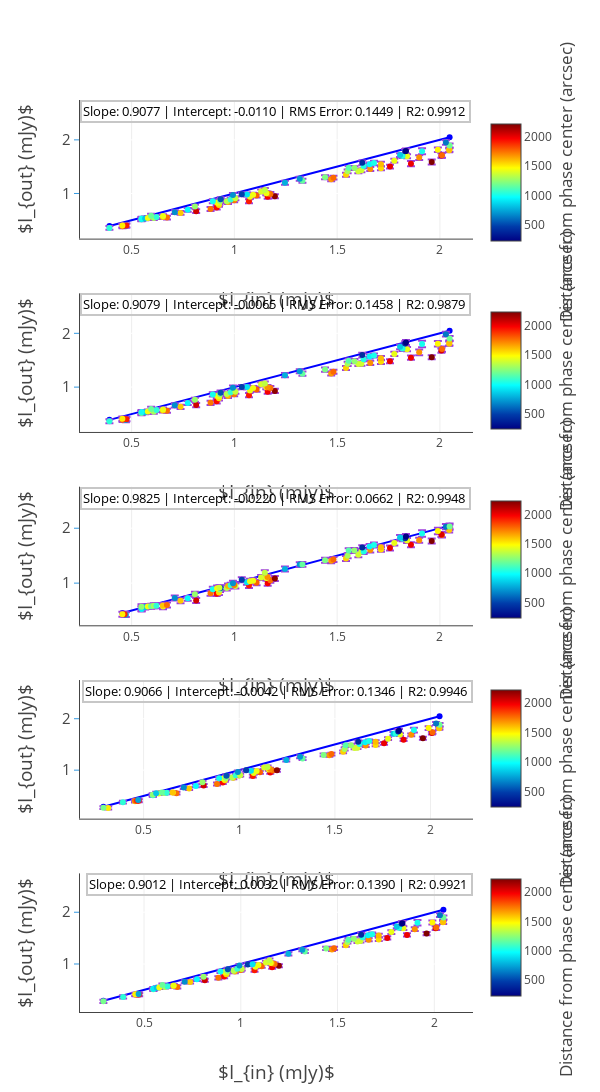

This figure's notebook cell:
### Code cell
data = []
im_titles =[]
flux_im = dict()
for input_model, output_model in sorted(models_compare.items()):
    header = output_model[:-9]
    #im_titles.append('<b>{:s} flux density</b>'.format(header.upper()))

fig = tools.make_subplots(rows=len(models_compare.keys()), cols=1, shared_yaxes=False, print_grid=False,
                          vertical_spacing=0.06, subplot_titles=sorted(im_titles))
j = 0
i = -1
counter = 0
flux_im = dict()
I_min_max = []
err_I_min_max = []
annotate = []
for input_model, output_model in sorted(models_compare.items()):
    i += 1
    counter += 1
    name_labels = []
    flux_in_data = []
    flux_out_data = []
    source_scale = []
    phase_center_dist = []
    flux_out_err_data = []
    heading = output_model[:-9]
    for n in range(len(results[heading]['flux'])):
        flux_out_data.append(results[heading]['flux'][n][0])
        flux_out_err_data.append(results[heading]['flux'][n][1])
        flux_in_data.append(results[heading]['flux'][n][2])
        name_labels.append(results[heading]['flux'][n][3])
        phase_center_dist.append(results[heading]['position'][n][-3])
        source_scale.append(results[heading]['shape'][n][3])
    zipped_props = zip(flux_out_data, flux_out_err_data, flux_in_data, name_labels, phase_center_dist, source_scale)
    flux_out_data, flux_out_err_data, flux_in_data, name_labels, phase_center_dist, source_scale = zip(
        *sorted(zipped_props, key=lambda x: x[0]))
    flux_MSE = mean_squared_error(flux_in_data, flux_out_data)
    reg = linregress(flux_in_data, flux_out_data)
    flux_R_score = reg.rvalue
    I_out_in = [float(I_out)/I_in for I_out,I_in in zip(flux_out_data,flux_in_data)]
    annotate.append(go.Annotation(
            x=0.0012*unit_scaler,
            y=flux_in_data[-1]*unit_scaler + 0.0005*unit_scaler,
            xref='x{:d}'.format(counter),
            yref='y{:d}'.format(counter),
            text="Slope: {:.4f} | Intercept: {:.4f} | RMS Error: {:.4f} | R2: {:.4f} ".format(
                reg.slope, reg.intercept*unit_scaler, np.sqrt(flux_MSE)*unit_scaler, flux_R_score),
            ax=0,
            ay=-40,
            showarrow=False,
            bordercolor='#c7c7c7',
            borderwidth=2,
            font=dict(color="black", size=12.5),
        ))
    fig.append_trace(go.Scatter(x=np.array([sorted(flux_in_data)[0], sorted(flux_in_data)[-1]])*unit_scaler,
                                showlegend=False,
                                marker = dict(color = 'rgb(0,0,255)'),
                                y=np.array([sorted(flux_in_data)[0], sorted(flux_in_data)[-1]])*unit_scaler,
                                mode = 'line'), i+1, 1)
    fig.append_trace(go.Scatter(x=np.array(flux_in_data)*unit_scaler, y=np.array(flux_out_data)*unit_scaler,
                                mode = 'markers', showlegend=False,
                                text = name_labels, name = '%s flux_ratio' % heading,
                                marker = dict(color = phase_center_dist, showscale=True, colorscale='Jet',
                                              reversescale=False,
                                              colorbar = dict(title='Distance from phase center (arcsec)',
                                                              titleside ='right', titlefont=dict(size=16.5),
                                                              len=0.15, y=0.91-j)
                                             ),
                                error_y=dict(type='data', array=np.array(flux_out_err_data)*unit_scaler,
                                             color = 'rgb(158, 63, 221)', visible=True)), i+1, 1)
    fig['layout'].update(title='', height=2000, width=600,
                     #    paper_bgcolor='rgb(255,255,255)', plot_bgcolor=bg_color,
                         legend=dict(x=0.8,y=1.0),)
    fig['layout'].update(
        {'yaxis{}'.format(counter):YAxis(title=u'$I_{out} (mJy)$',gridcolor='rgb(255,255,255)',
        #range=[1,10],
        tickfont=dict(size=15),
        titlefont=dict(size=19),
        showgrid=True,
        showline=True,
        showticklabels=True,
        tickcolor='rgb(51,153,225)',
        ticks='outside',
        zeroline=False)})
    fig['layout'].update({'xaxis{}'.format(counter):XAxis(title=u'$I_{in} (mJy)$', #position=0.5,
                                                            titlefont=dict(size=19),
                                                            showgrid=True,
                                                            showline=True,
                                                            overlaying='x')})
    if counter == len(models_compare.keys()):
        fig['layout']['annotations'].extend(annotate)
    j+=PLOT_NUM['colorbar'][PLOTS][0]
py.iplot(fig, filename='make-subplots-multiple-with-titles')
